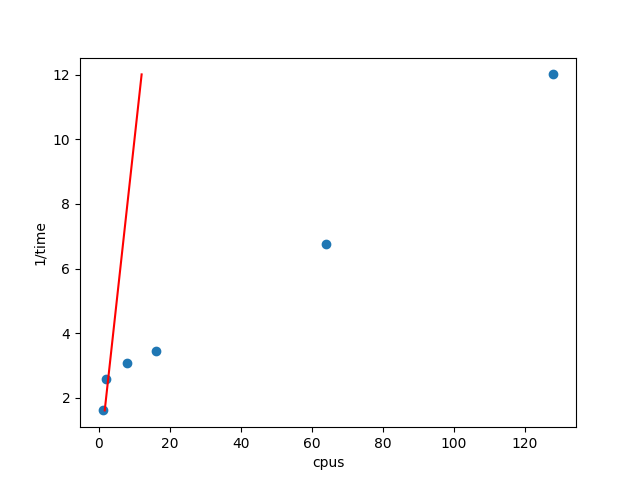

Source code (Python):
import numpy as np
import matplotlib.pyplot as plt

cpus = [1, 2, 8, 16, 64, 128]
time = 1/np.array([0.619, 0.3846, 0.3237,0.2894, 0.1479, 0.08328])
fig, ax = plt.subplots(1,1)
ax.scatter(cpus, time)
ax.plot(time, time, c = "red")
ax.set_ylabel("1/time")
ax.set_xlabel("cpus")

plt.savefig('plot.png')
